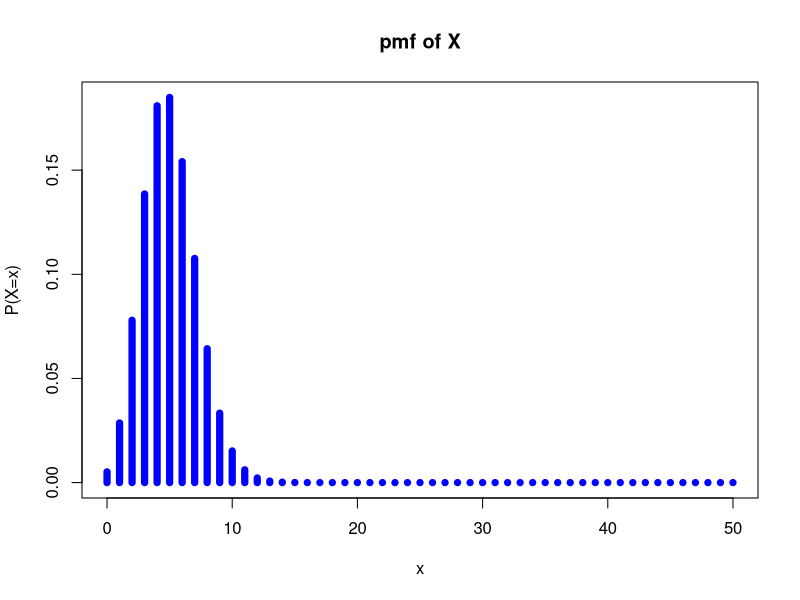
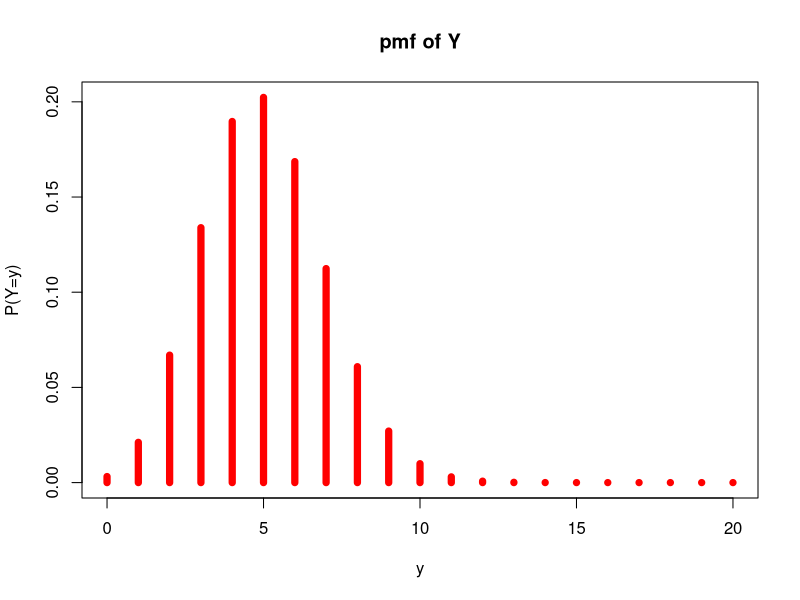

These charts were generated, in order, by the following R code:
##TASK1 PLOTTING THE PROBABILITY DISTRIBUTION FUNCTIONS (i.e., PMFs) of both 𝑋and𝑌using R
# X ~ Binomial(n = 50, p = 0.10)
# Y ~ Binomial(n = 20, p = 0.25)

n_X <- 50
prob_X <- 0.10
n_Y <- 20
prob_Y <- 0.25

#pmf for X
values_X <- 0:n_X                                   #pmf is defined for the values of X (0, 1, 2, ..., 50)
pmf_X <- dbinom(values_X, size=n_X, prob = prob_X )   #dbinom() for P(X=3) =exact 3 
pmf_X

#pmf for Y
values_Y <- 0:n_Y
pmf_Y <- dbinom(values_Y, size=n_Y, prob= prob_Y)
pmf_Y
#plotting X 
plot(values_X, pmf_X, type="h", col="blue",
     main="pmf of X",
     xlab = "x", ylab="P(X=x)", lwd=7)
#plotting Y
plot(values_Y, pmf_Y, type="h", col="red",
     main="pmf of Y", 
     xlab="y", ylab="P(Y=y)", lwd=7)


##TASK 2 COMPUTING THE MEAN AND STANDARD DEVIATION FOR EACH DISTRIBUTION

# μ = n⋅p               mean for the X-Bin(n, p)
# σ = (n⋅p⋅(1−p))^0.5   standard deviation 

#the mean and standard deviation for X
mean_X <- n_X * prob_X
sd_X <- sqrt(n_X * prob_X * (1- prob_X) )
cat("the μ of X:", mean_X, "\n")
cat("the σ of X:", sd_X, "\n")

#the mean and standard deviation for Y
mean_Y <- n_Y * prob_Y
sd_Y <- sqrt(n_Y * prob_Y * (1- prob_Y))
cat("the μ of Y:", mean_Y, "\n")
cat("the σ of Y:", sd_Y, "\n")


##TASK 3 DETERMINE: WHICH DISTRIBUTION HAS THE HIGHER MEAN AND STANDARD DEVIATION
#Comparing the means  -> they are equal for both X and Y
#the μ of X: 5 , the μ of Y: 5
#Comparing the standard deviations -> σX > σY
#the σ of X: 2.12132 , the σ of Y: 1.936492


##TASK 4 INTERPRETING THE RESULTS IN MY OWN WORDS
#Both X and Y models have the same expected value(mean = 5), but their spreading is differently. 
#X's standard deviation(2.12) is larger than the Y's(1.93). This shows us that X's values are spreading in a larger interval around the mean.
#This makes sense because X has more trials(n=50) with a smaller probability(p=0.1). This could also show us that X is more spreadable than Y.
#On the other hand, Y has smaller trials(n=20) and larger probability (p=0.25). So Y's values are more concentrated around the mean. 
#Also when we look at their histogram plots above, we can see these conclusions are true. 
#In summary, we can say that they both have the same center but different variability. 

